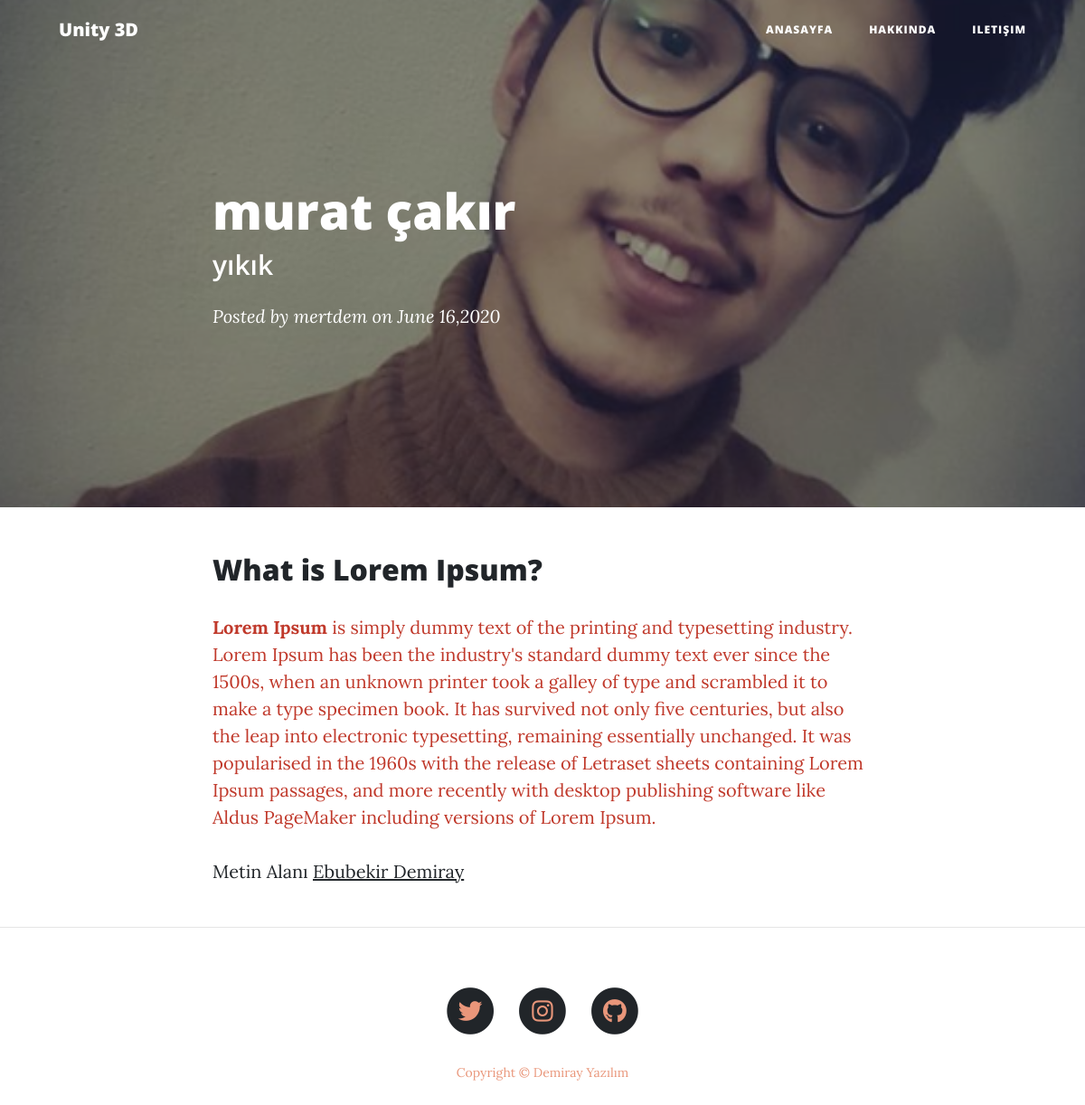
Screenshot of /post/12/ with the database file from the repository.
### blog/models.py (models this page shows, shortened)
class Post(models.Model):
    title=models.CharField(max_length=100)
    subtitle=models.CharField(max_length=100)
    content=RichTextField()
    author=models.ForeignKey(
        'auth.User',
        on_delete=models.CASCADE,
    )
    date=models.DateTimeField(auto_now_add=True)
    image=models.ImageField(upload_to='image/',
    null=True )
    class Meta:
        ordering=['-date']

### blog/views.py (the view)
# urls.py: path('post/<int:pk>/',BlogDetailView.as_view(),name='post'),
class BlogDetailView(DetailView):
    model=Post
    template_name= 'post.html'

### templates/post.html
{% extends 'base.html' %}
{% block content %}
  <header class="masthead" style="background-image: url({{post.image.url}})">
    <div class="overlay"></div>
    <div class="container">
      <div class="row">
        <div class="col-lg-8 col-md-10 mx-auto">
          <div class="post-heading">
            <h1>{{ post.title }}</h1>
            <h2 class="subheading">{{ post.subtitle }}</h2>
            <span class="meta">Posted by
              <a href="#">{{ post.author }}</a>
              on {{ post.date|date:"F d,Y" }}</span>
          </div>
        </div>
      </div>
    </div>
  </header>
  <article>
    <div class="container">
      <div class="row">
        <div class="col-lg-8 col-md-10 mx-auto">
          {{post.content|safe}}
          <p>Metin Alanı
            <a href="/contact">Ebubekir Demiray</a>
            </p>
        </div>
      </div>
    </div>
  </article>
  <hr>
  {% endblock content %}

### rows the page displays
Post: image (picture), title "murat çakır", subtitle "yıkık", author "mertdem", date "June 16,2020", content "What is Lorem Ipsum? Lorem Ipsum is simply dummy text of the printing and typesetting industry. Lorem Ipsum has been the industry's standard dummy text ever since the 1500s, when an unknown printer took a galley of type and scrambled it to make a type specimen book. It has survived not only five centuries, but also the leap into electronic typesetting, remaining essentially unchanged. It was popularised in the 1960s with the release of Letraset sheets containing Lorem Ipsum passages, and more recently with desktop publishing software like Aldus PageMaker including versions of Lorem Ipsum."
